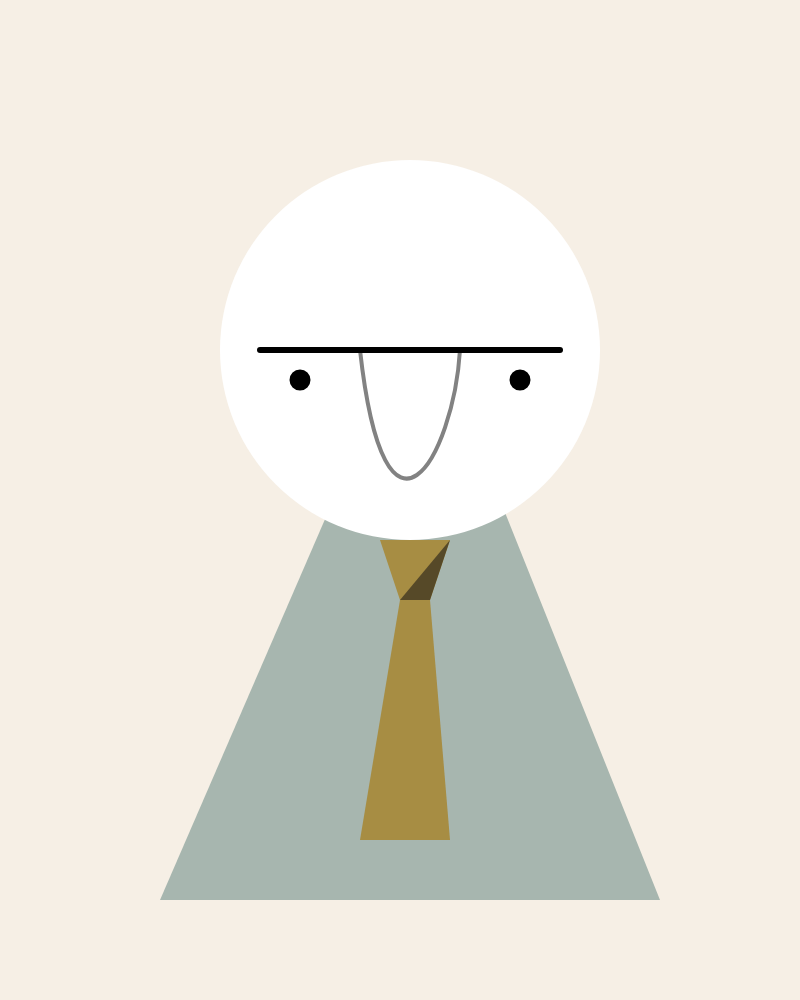
Frame 1 (no input)
Frame 60 (no input): identical to frame 1, image omitted
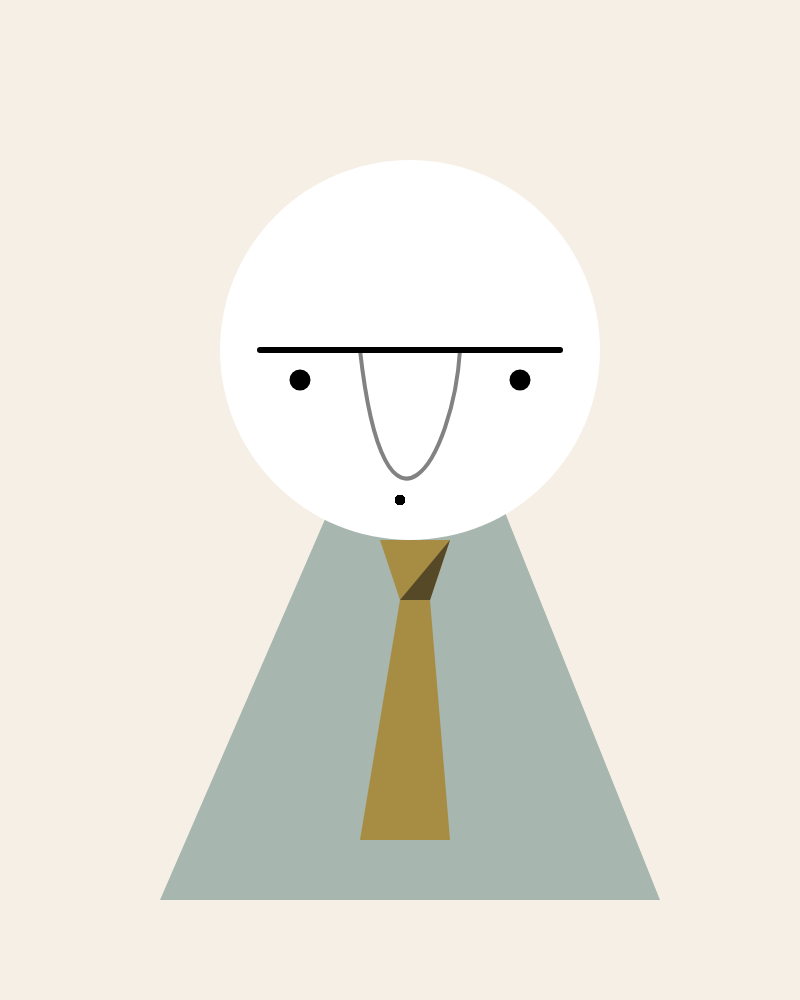
Frame 120 (the mouse pressed at the canvas centre since frame 60)

The p5.js sketch that drew these frames (run headless with seeded random() and noise() and a simulated clock; from frame 60 on, the mouse is pressed at the canvas centre):

// p5.js sketch
// ── sketch.js
function setup (){

	createCanvas(800,1000);
	frameRate(2000);
	background(246, 239, 229);

		push();

	translate(10, 100);

	strokeWeight(6);

	//body
	fill(167, 182, 175);
	noStroke();
	triangle(410, 200, 650, 800, 150, 800);

	//tie top left
	fill(167, 141, 67);
	quad(370, 440, 440, 440, 420, 500, 390, 500);

	//tie top right
	fill(86, 73, 40);
	quad(440, 440, 440, 440, 420, 500, 390, 500);

	//tie bottom
	fill(167, 141, 67);
	quad(350, 740, 440, 740, 420, 500, 390, 500);

	//head
	noStroke();
	fill(255);
	ellipse (400, 250, 380, 380);

		//nose
		stroke(130, 130, 130);
		strokeWeight(4);
		curve(300, -1100, 350, 250, 450, 250, 390, -400); 

		//eyebrows
		strokeWeight(6);
		stroke(0);
		line(250, 250, 550, 250);

		//eyes
		fill(0);
		ellipse (290, 280, 15, 15);
		ellipse (510, 280, 15, 15);
}
//sets up a canvas -- will create defaut (100px x 100px) canvas if you leave this blank

function draw (){


	if(mouseIsPressed){
	fill(0, 0, 0);
	ellipse(mouseX,mouseY, 4,4);
	frameRate(10000);
	};

	if(keyIsPressed){
		background(246, 239, 229);
	}

}

//our loop, request animation frame
